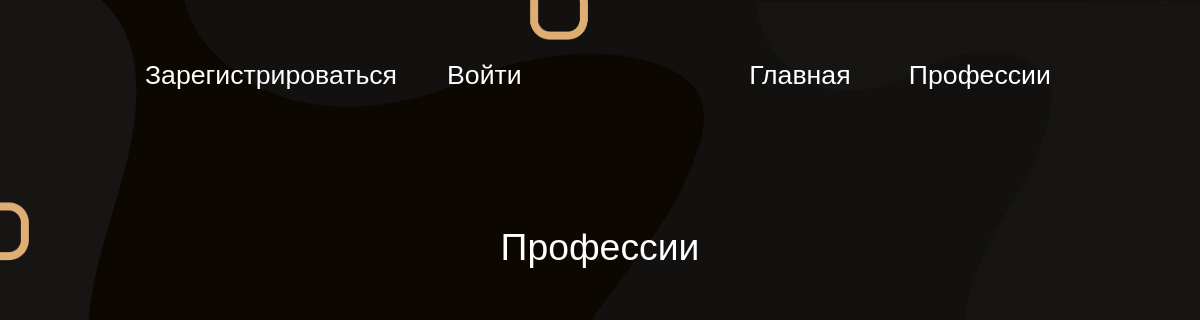
The page /professions/3 on the database as committed earlier.
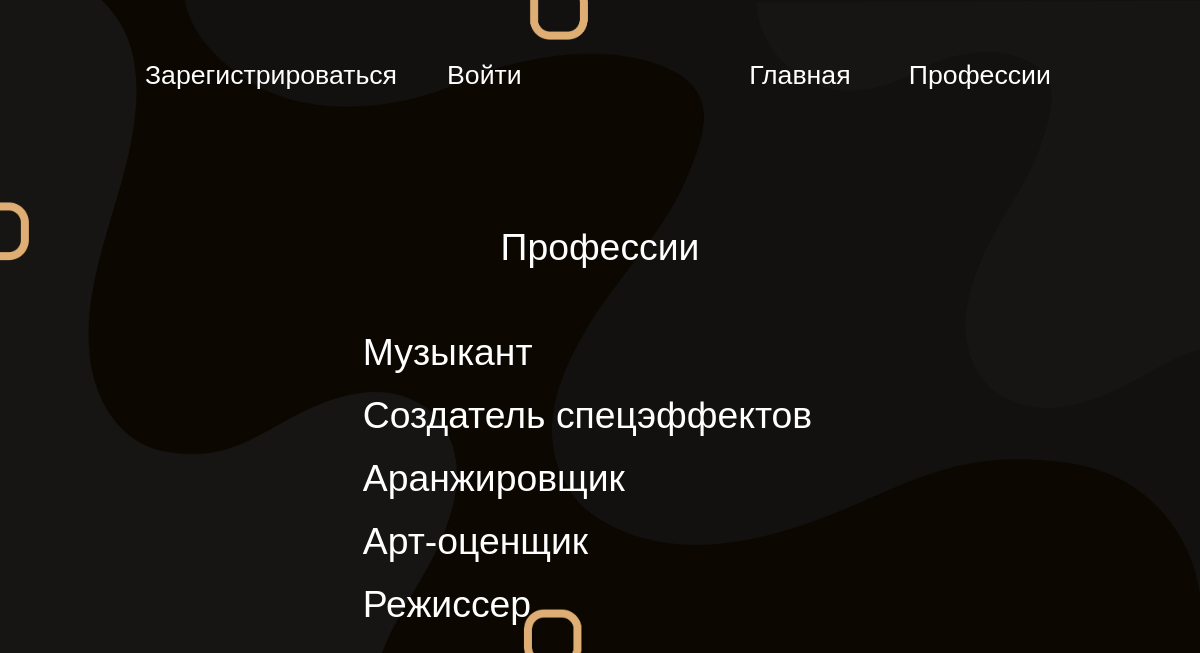
The same page on the database as committed later.
### Project/data/models/professions.py (models this page shows)
class Profession(SqlAlchemyBase, SerializerMixin):
    __tablename__ = 'professions'
    id = Column(Integer, primary_key=True, autoincrement=True)
    title = Column(String)
    description = Column(String)
    category_id = Column(Integer, ForeignKey('professions_categories.id'))
    professions_categories = orm.relation('ProfessionsCategories')

### Project/application.py (the view)
@app.route('/professions/<int:category_id>')
def professions(category_id):
    db = db_session.create_session()
    professions = db.query(Profession).filter(Profession.category_id == category_id).all()
    return render_template('professions.html', title='Твоя профессия', professions=professions)

### Project/data/db_session.py (called while the page is built)
def create_session() -> orm.Session:
    global __factory
    return __factory()

### Project/templates/professions.html (shortened to what this page needs)
{% extends 'base.html' %}
{% block content %}
<main class='text-center container'>
    <h1 class="professions-categories" align="center">Профессии</h1>
    <div class="container">
        <ul class="list-group">
            {% for profession in professions %}
                <a href="/profession_description/{{ profession.id }}"><li class="category-li">{{ profession.title }}
                </li></a>
            {% endfor %}
        </ul>
    </div>
    </main>
{% endblock %}

### Project/templates/base.html (shortened to what this page needs)
<!doctype html>
<html lang="ru">
<head>
    <link rel="stylesheet" href="{{ url_for('static', filename='css/style1.css') }}">
</head>
<body>
    <div class="header">
			<ul class="log_menu" align="left">
                {% if current_user.is_authenticated %}
                    <a href="/account_info"><li class="menu_point"  id="menu_button_1">Личный кабинет</li></a>
                    <a href="/professions/categories"><li class="menu_point"  id="menu_button_2">Профессии</li></a>
                {% else %}
				<a href="/register"><li class="menu_point"  id="menu_button_1">Зарегистрироваться</li></a>
				<a href="/login"><li class="menu_point"  id="menu_button_2">Войти</li></a>
                {% endif %}
			</ul>
			<ul class="menu" align="right">
				<a href="/"><li class="menu_point"  id="menu_button_3">Главная</li></a>
                {% if current_user.is_authenticated %}
				<a href="/logout"><li class="menu_point" id="menu_button_4">Выйти</li></a>
                {% else %}
                <a href="/professions/categories"><li class="menu_point"  id="menu_button_4">Профессии</li></a>
                {% endif %}
			</ul>
    </div>
    <div class="content">
        {% block content %}
        {% endblock %}
    </div>
</body>
</html>

### Project/static/css/style1.css (style rules this page uses)
body { margin: 0px; padding: 0px; width: 100%; min-height: 100vh; font-family: Arial; background: url(images/background.png) no-repeat; -moz-background-size: cover; -webkit-background-size: cover; -o-background-size: cover; background-size: cover; color: white; }
a { text-decoration: none; color: white; }
ul { padding: 0; }
.header { padding-top: 50px; display: flex; flex-direction: row; justify-content: space-around; width: 100%; }
.log_menu { display: flex; flex-direction: row; justify-content: space-around; width: 30%; margin: 0; list-style-type: none; color: white; font-size: 20pt; }
.menu { display: flex; flex-direction: row; justify-content: space-around; width: 30%; margin: 0; list-style-type: none; color: white; font-size: 20pt; }
.menu_point { color: white; padding-top: 10px; padding-bottom: 10px; padding-left: 25px; padding-right: 25px; border-radius: 30px; animation-duration: 1s; animation-name: unfade; transition: 1s; }
.content { display: flex; flex-direction: row; justify-content: space-around; margin-top: 100px; width: 80%; padding-left: 10%; padding-right: 10%; }
.list-group { list-style-type: none; font-size: 28pt; margin-top: 25px; }
.category-li { font-size: 28pt; animation-duration: 1s; animation-name: unfade_3_step; padding-top: 10px; padding-bottom: 10px; padding-left: 25px; padding-right: 25px; border-radius: 30px; margin-left: -25px; color: white; }
.professions-categories { color: white; font-weight: normal; font-size: 28pt; animation-duration: 1s; animation-name: unfade_banner; }

### Project/templates/base.html (style rules this page uses)
body { background: url(../static/img/background.png) no-repeat; -moz-background-size: cover; -webkit-background-size: cover; -o-background-size: cover; background-size: cover; }

Rows that differ between the two databases and show on the page:
added Profession: title "Музыкант"
added Profession: title "Создатель спецэффектов"
added Profession: title "Аранжировщик"
added Profession: title "Арт-оценщик"
added Profession: title "Режиссер"
